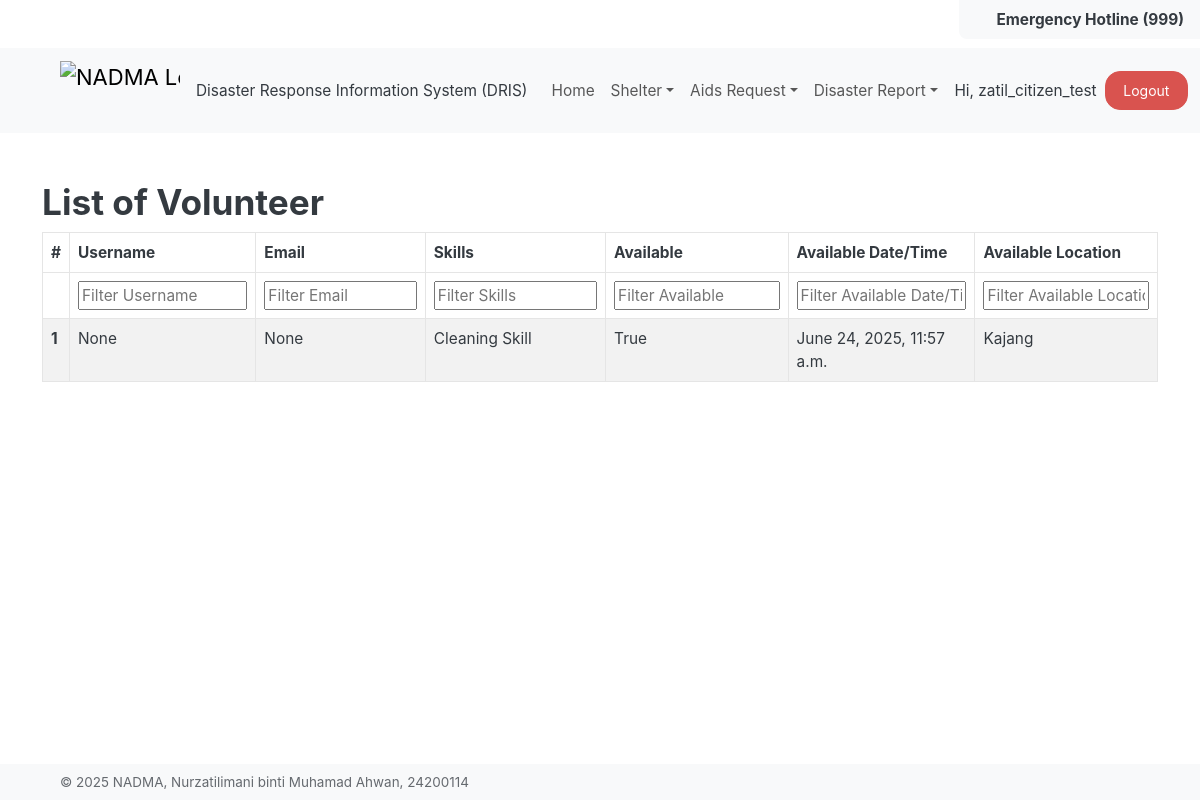
Page /auth/volunteers/ (signed in) on the committed database.
### UserManagement/models.py (models this page shows, shortened)
class CustomUser(AbstractUser):
    phone_number = models.CharField(max_length=15, blank=True, null=True)
    role = models.ForeignKey(Role, on_delete=models.SET_NULL, null=True, blank=True, related_name='users')
    created_at = models.DateTimeField(auto_now_add=True)

class Volunteer(models.Model):
    user = models.OneToOneField(CustomUser, on_delete=models.CASCADE, primary_key=True)
    skills = models.TextField(blank=True, null=True)
    availability_status = models.BooleanField(default=True)
    availability_date_time = models.DateTimeField(blank=True, null=True)
    availability_location = models.CharField(max_length=255, blank=True, null=True)
    created_at = models.DateTimeField(auto_now_add=True)
    updated_at = models.DateTimeField(auto_now=True)

### UserManagement/views.py (the view)
# urls.py: path('volunteers/', VolunteerDirectoryView.as_view(), name='volunteer_list'),
class VolunteerDirectoryView(View):
    def get(self, request):
        volunteers = Volunteer.objects.select_related('user').all()
        columns = get_volunteer_columns()
        user_role = ''
        if request.user.is_authenticated and hasattr(request.user, 'role') and request.user.role:
            user_role = request.user.role.name.lower()
        return render(request, 'user/volunteer_list.html', {
            'data': volunteers,
            'columns': columns,
            'user_role': user_role,
        })

### UserManagement/views.py (called while the page is built)
def get_volunteer_columns():
    return [
        {'key': 'user__username', 'label': 'Username'},
        {'key': 'user__email', 'label': 'Email'},
        {'key': 'skills', 'label': 'Skills'},
        {'key': 'availability_status', 'label': 'Available'},
        {'key': 'availability_date_time', 'label': 'Available Date/Time'},
        {'key': 'availability_location', 'label': 'Available Location'},
    ]

### common/templatetags/shared_extras.py (called while the page is built)
@register.filter
def get_item(obj, key):
    if isinstance(obj, dict):
        return obj.get(key)
    return getattr(obj, key, None)

### templates/user/volunteer_list.html
{% extends "base.html" %}
{% block content %}
<div class="container mt-3">
<h2>List of Volunteer</h2>
{% include "components/table/table.html" with data=data columns=columns %}
</div>
{% endblock %}

### templates/base/navigation.html (shortened to what this page needs)
{% load static %}
<nav class="navbar navbar-expand-lg bg-body-tertiary" data-bs-theme="light">
  <div class="container-fluid ms-5">
    <a class="navbar-brand" href="#">
      <img
        src="{% static 'img/nadma-logo.png' %}"
        alt="NADMA Logo"
        width="120"
        height="60"
        class="d-inline-block align-top"
      />
    </a>
    <span>Disaster Response Information System (DRIS)</span>
    <div class="collapse navbar-collapse ms-3" id="navbarColor01">
      <ul class="navbar-nav me-auto">
        <li class="nav-item">
          <a
            class="nav-link {% if request.path == '/' %}active{% endif %}"
            href="{% url 'home' %}"
          >
            Home
          </a>
        </li>
        <li class="nav-item dropdown">
          <a
            class="nav-link dropdown-toggle"
            data-bs-toggle="dropdown"
            href="#"
            role="button"
            aria-haspopup="true"
            aria-expanded="false"
            >Shelter</a
          >
        </li>
        {% if request.user.is_authenticated %}
           {% if request.user.role and request.user.role.name == 'authorities' or request.user.role.name == 'citizens' %}
          <li class="nav-item dropdown">
            <a
              class="nav-link dropdown-toggle"
              data-bs-toggle="dropdown"
              href="#"
              role="button"
              aria-haspopup="true"
              aria-expanded="false"
              >Aids Request</a
            >
          </li>
          {% endif %}
            {% if request.user.role and request.user.role.name == 'authorities' or request.user.role.name == 'citizens' %}
             <li class="nav-item dropdown">
            <a
              class="nav-link dropdown-toggle"
              data-bs-toggle="dropdown"
              href="#"
              role="button"
              aria-haspopup="true"
              aria-expanded="false"
              >Disaster Report</a
            >
          </li>
            {% endif %}
        {% endif %}
      </ul>
  <div class="d-flex align-items-center">
  {% if not request.user.is_authenticated %}
    <a class="btn btn-success me-2" href="{% url 'auth:login' %}">Login</a>
    <a class="btn btn-primary" href="{% url 'auth:register' %}">Register</a>
  {% else %}
    <span class="me-2 align-middle">Hi, {{ request.user.username }}</span>
    <a class="btn btn-danger align-middle" href="{% url 'auth:logout' %}">Logout</a>
  {% endif %}
</div>
    </div>
  </div>
</nav>

### templates/components/table/table.html (shortened to what this page needs)
{% load shared_extras %}
<link rel="stylesheet" href="https://cdn.datatables.net/1.13.7/css/dataTables.bootstrap5.min.css"/>
<table id="datatable" class="table table-striped table-bordered">
  <thead>
    <tr>
      <th>#</th>
      {% for col in columns %}
        {% if col.type == "action" %}
          {% if user_role == "authorities" %}
            <th>{{ col.label }}</th>
          {% endif %}
        {% else %}
          <th>{{ col.label }}</th>
        {% endif %}
      {% endfor %}
    </tr>
    <tr>
      <th></th>
      {% for col in columns %}
        {% if col.type == "action" %}
          {% if user_role == "authorities" %}
            <th></th>
          {% endif %}
        {% else %}
          <th><input type="text" placeholder="Filter {{ col.label }}" style="width: 100%;"/></th>
        {% endif %}
      {% endfor %}
    </tr>
  </thead>
 <tbody>
    {% for row in data %}
      <tr>
        <th scope="row">{{ forloop.counter }}</th>
        {% for col in columns %}
          {% if col.type == "action" %}
            {% if user_role == "authorities" %}
              <td>
                {% for action in col.actions %}
                  {% if action.label == "Edit" %}
                    <a href="?edit={{ row.id }}" class="btn {{ action.class|default:'btn-primary' }}">
                      <i class="fas fa-pencil-alt"></i> Edit
                    </a>
                  {% elif action.label == "View Volunteers" %}
                    <a href="{% url action.url_name row.id %}" class="btn btn-md {{ action.class|default:'btn-primary' }} mt-3">
                      <i class="fas fa-users"></i> View Volunteers
                    </a>
                  {% elif action.label == "Assign to Task" %}
                    {% if task.status != "running" %}
                      <span class="badge rounded-pill bg-secondary">Assignment Closed</span>
                    {% elif row.assigned %}
                      <span class="badge rounded-pill bg-success">Assigned</span>
                    {% else %}
                      <form method="post" action="{% url 'volunteer:assign_volunteer_to_task' task.id row.id %}" style="display:inline;">
                        {% csrf_token %}
                        <button type="submit" class="btn btn-md btn-warning">
                          <i class="fas fa-user-plus"></i> Assign to Task
                        </button>
                      </form>
                    {% endif %}
                  {% else %}
                    <a href="" class="btn  {{ action.class|default:'btn-primary' }}">{{ action.label }}</a>
                  {% endif %}
                {% endfor %}
              </td>
            {% endif %}
          {% else %}
            <td>{{ row|get_item:col.key }}</td>
          {% endif %}
        {% endfor %}
      </tr>
    {% endfor %}
</tbody>
</table>

### rows in the picture
CustomUser: user.username "zatil_citizen_test"
Volunteer: columns "None" "None" "Cleaning Skill" "True" "June 24, 2025, 11:57 a.m." "Kajang"

### other values in the picture
{{ col.label }} "Username" "Email" "Skills" "Available" "Available Date/Time" "Available Location"
